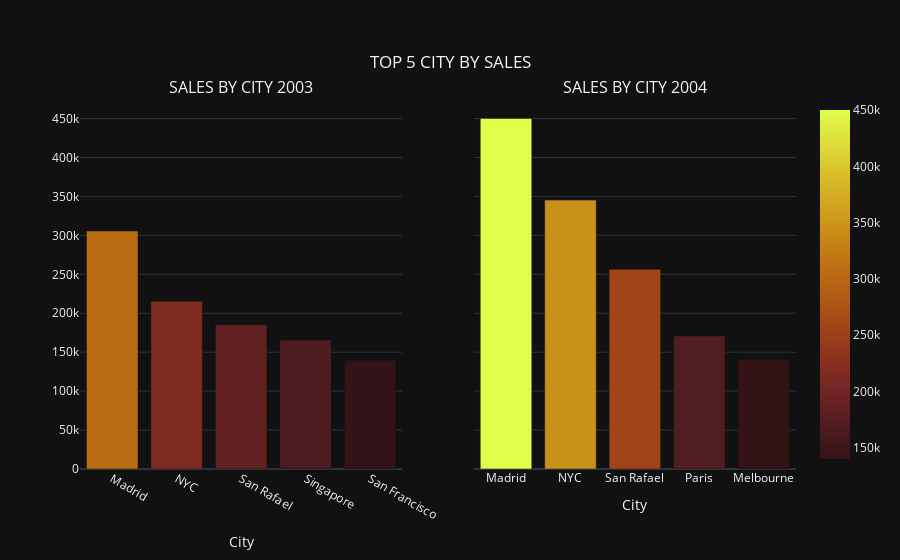

This figure's notebook cell:
### Code cell
from plotly.subplots import make_subplots
import plotly.graph_objects as go
fig = make_subplots(
    rows=1, cols=2,shared_yaxes=True, subplot_titles=("SALES BY CITY 2003", "SALES BY CITY 2004")
)
fig.add_trace(go.Bar(x=y03['City'], y = y03['Sales'],name='2003',
                     marker=dict(color=y03['Sales'], coloraxis="coloraxis")), row=1, col=1)
fig.add_trace(go.Bar(x=y04['City'], y = y04['Sales'],name='2004',
                     marker=dict(color=y04['Sales'], coloraxis="coloraxis")), row=1, col=2)
fig.update_xaxes(title_text="City", row=1, col=1)
fig.update_xaxes(title_text="City", row=1, col=2)
fig = fig.update_layout(title={'text' : 'TOP 5 CITY BY SALES',
                             'y':0.9,'x':0.5,'xanchor': 'center'})
fig = fig.update_layout(template = 'plotly_dark')
fig.update_layout(coloraxis=dict(colorscale='solar'), showlegend=False)
fig.show()

### Figure 1 — Plotly figure (JSON) as saved in the notebook; plotly's stock layout.template omitted (floating-point values rounded to 4 significant figures)
{"data": [{"marker": {"color": [305600.0, 215500.0, 185100.0, 165700.0, 139800.0], "coloraxis": "coloraxis"}, "name": "2003", "type": "bar", "x": ["Madrid", "NYC", "San Rafael", "Singapore", "San Francisco"], "xaxis": "x", "y": [305600.0, 215500.0, 185100.0, 165700.0, 139800.0], "yaxis": "y"}, {"marker": {"color": [450100.0, 345300.0, 256500.0, 170700.0, 140900.0], "coloraxis": "coloraxis"}, "name": "2004", "type": "bar", "x": ["Madrid", "NYC", "San Rafael", "Paris", "Melbourne"], "xaxis": "x2", "y": [450100.0, 345300.0, 256500.0, 170700.0, 140900.0], "yaxis": "y2"}], "layout": {"annotations": [{"font": {"size": 16}, "showarrow": false, "text": "SALES BY CITY 2003", "x": 0.225, "xanchor": "center", "xref": "paper", "y": 1, "yanchor": "bottom", "yref": "paper"}, {"font": {"size": 16}, "showarrow": false, "text": "SALES BY CITY 2004", "x": 0.775, "xanchor": "center", "xref": "paper", "y": 1, "yanchor": "bottom", "yref": "paper"}], "coloraxis": {"colorscale": [[0, "rgb(51, 19, 23)"], [0.09091, "rgb(79, 28, 33)"], [0.1818, "rgb(108, 36, 36)"], [0.2727, "rgb(135, 47, 32)"], [0.3636, "rgb(157, 66, 25)"], [0.4545, "rgb(174, 88, 20)"], [0.5455, "rgb(188, 111, 19)"], [0.6364, "rgb(199, 137, 22)"], [0.7273, "rgb(209, 164, 32)"], [0.8182, "rgb(217, 192, 44)"], [0.9091, "rgb(222, 222, 59)"], [1, "rgb(224, 253, 74)"]]}, "showlegend": false, "title": {"text": "TOP 5 CITY BY SALES", "x": 0.5, "xanchor": "center", "y": 0.9}, "xaxis": {"anchor": "y", "domain": [0, 0.45], "title": {"text": "City"}}, "xaxis2": {"anchor": "y2", "domain": [0.55, 1], "title": {"text": "City"}}, "yaxis": {"anchor": "x", "domain": [0, 1]}, "yaxis2": {"anchor": "x2", "domain": [0, 1], "matches": "y", "showticklabels": false}}}
